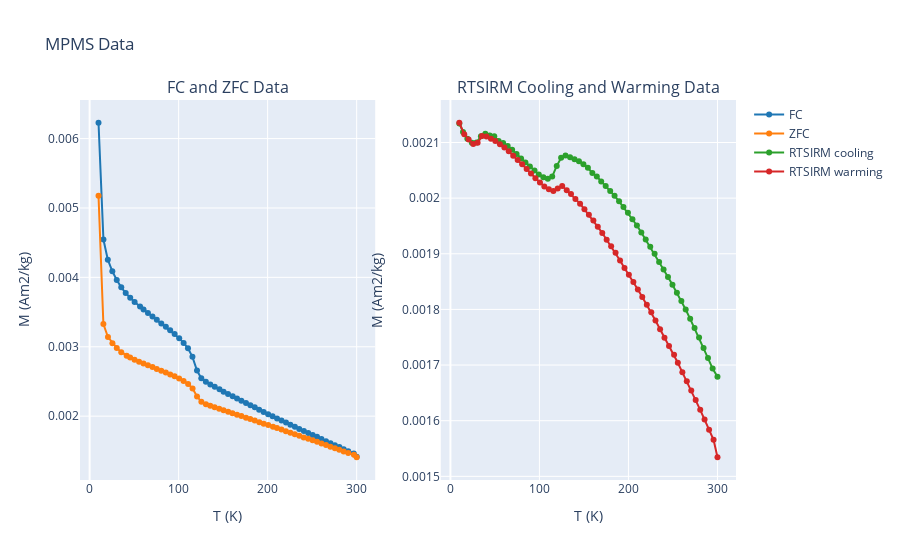

The notebook cell saved with this chart:
### Markdown cell above
### Make interactive plots

Rather than the static plots made above (which are made using matplotlib), you may want to make interactive plots. This can be done by putting in the parameter `use_plotly=True` which generates plots using Plotly.

### Code cell
rmag.plot_mpms_data(fc_data, zfc_data, rtsirm_cool_data, rtsirm_warm_data, use_plotly=True)
